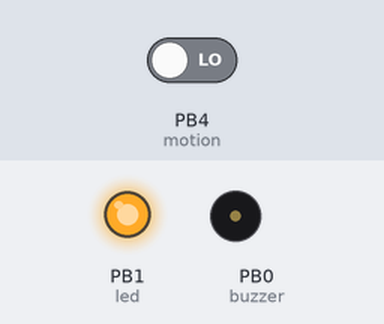
Recording of a sketch running on a simulated ATtiny85, built with avr-gcc and run on an emulated ATtiny85. Shown: output pins drawn as LEDs (lit = HIGH), buzzer (waves = sounding, pin HIGH). Dashed ring = blinking. The test bench sets the inputs (shaded band); at power-on: PB4 (motion) LOW.

Above: at 1.2 s.
1.3 s: PB4 (motion) driven HIGH
At 1.55 s:
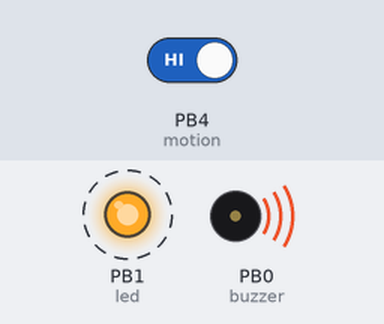
4.3 s: PB4 (motion) driven LOW
At 5.3 s:
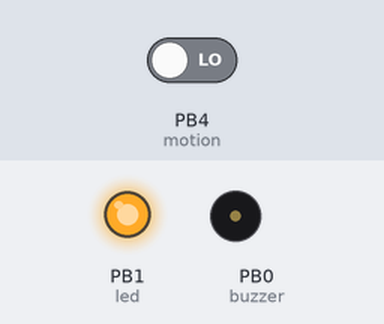
Timing chart, 0 to 7.3 s (numbered marks = the images above; inputs shaded):
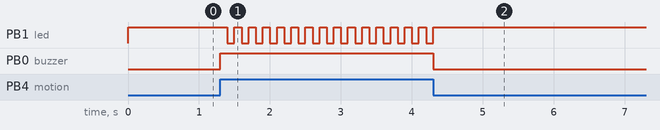

Measured:
- after the input at 1.3 s, PB1 (led): alternates HIGH for 0.10 s and LOW for 0.10 s, starting after 0.10 s; PB0 (buzzer): LOW → HIGH at once
- after the input at 4.3 s, PB1 (led): goes on until 4.3 s, then stays HIGH; PB0 (buzzer): HIGH → LOW at once

The sketch:

alarm.ino
```cpp
// attiny85 pin3 - arduino4&a2
// pin5 - arduino0
// pin6 - arduino1
// pin2-arduino3&a3, pin1-reset, pin7-arduino2, pin2-arduino3, pin1-reset, pin7-arduino2&a1
const int motion = 4;
const int led = 1;
const int buzzer = 0;


void setup() {
    pinMode(motion, INPUT);
    pinMode(led, OUTPUT);
    pinMode(buzzer, OUTPUT);
}

void loop() {
    int val = digitalRead(motion);

    if (val== HIGH) {
      for (int i=0; i<=2; i++)
      {
        digitalWrite(buzzer, HIGH);

        for (int j = 0; j < 5; j++) {
          digitalWrite(led, HIGH);
          delay(100);
          digitalWrite(led, LOW);
          delay(100);
        }
        digitalWrite(buzzer, LOW);
      }
    } else {
        digitalWrite(led, HIGH);
        digitalWrite(buzzer, LOW);
    }
}
```
